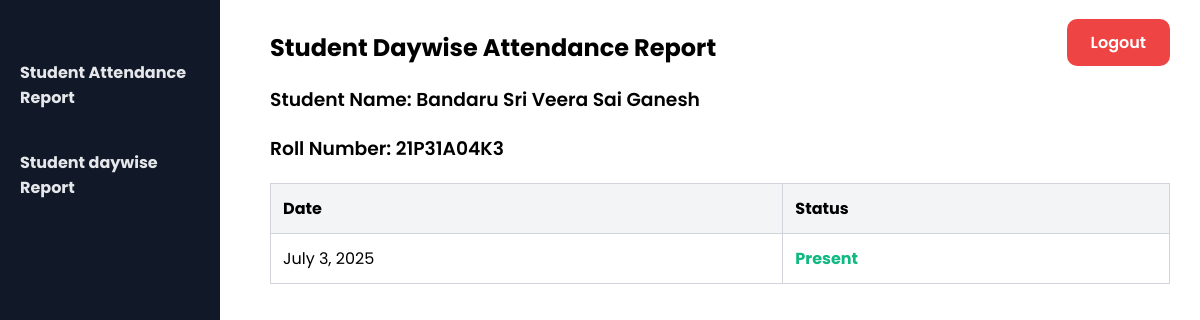
The page /student_daywise/ (signed in) on the database its author committed.
### attendance_app/models.py (models this page shows, shortened)
class Student(models.Model):
    name = models.CharField(max_length=100)
    roll_number = models.CharField(max_length=20, unique=True)
    section = models.CharField(max_length=10, choices=SECTION_CHOICES)

class Attendance(models.Model):
    student = models.ForeignKey(Student, on_delete=models.CASCADE)
    date = models.DateField(default=date.today)
    is_present = models.BooleanField(default=False)

### attendance_app/views.py (the view)
# urls.py: path('student_daywise/',views.student_daywise,name='student_daywise'),
def student_daywise(request):
    student_id = request.session.get('student_id')
    if not student_id:
        return redirect('login')
    student=None
    attendance_records=[]
    if student_id:
        try:
            student=Student.objects.get(id=student_id)
            attendance_records=Attendance.objects.filter(student=student).order_by('date')
        except Student.DoesNotExist:
            student=None
    return render(request,'attendance_app/student_daywise.html', {
        'student':student,
        'attendance_records':attendance_records,
    })

### attendance_app/templates/attendance_app/student_daywise.html (shortened to what this page needs)
{% load static %}
<!DOCTYPE html>
<html>
<head>
    <link rel="stylesheet" href="{% static 'css/style.css' %}">
</head>
<body>
    <div class="sidebar">
        <ul>
            <li><a href="{% url 'student_dashboard' %}">Student Attendance Report</a></li>
            <li><a href="{% url 'student_daywise' %}">Student daywise Report</a></li>
        </ul>
    </div>
    <div class="content">
        <div style='display:flex; align-items: center; justify-content: space-between;'>
            <div>
                <h2 style='color:black; display:flex; text-algin:left;'>Student Daywise Attendance Report</h2>
            </div>
            <div class="logout-btn" style='margin-top:-30px;'>
                <a href="{% url 'student_logout' %}">Logout</a>
            </div>
        </div>
        {% if student %}
            <h3 style='color:black; display:flex; text-algin:left;'>Student Name: {{ student.name }}</h3>
            <h3 style='color:black; display:flex; text-algin:left;'>Roll Number: {{ student.roll_number }}</h3>
            <table border="1">
                <tr>
                    <th>Date</th>
                    <th>Status</th>
                </tr>
                {% for records in attendance_records %}
                <tr>
                    <td>{{ records.date }}</td>
                    <td>{% if records.is_present == True %}
                        <span class="status-present">Present</span>
                    {% else %}
                        <span class="status-absent">Absent</span>
                    {% endif %}</td>
                </tr>
                {% endfor %}
            </table>
        {% elif roll_number %}
            <p>No Student found for Roll Number: {{ student.roll_number }}</p>
        {% endif %}
    </div>
</body>
</html>

### static/css/style.css (style rules this page uses)
* { padding: 0; margin: 0; font-family: "Poppins", sans-serif; box-sizing: border-box; }
h2 { color: white; }
h3 { color: white; font-weight: 600; text-align: center; }
.sidebar { width: 220px; height: 100vh; background-color: #111827; padding-top: 30px; position: fixed; top: 0; left: 0; color: white; }
.sidebar ul { list-style-type: none; padding: 0; }
.sidebar ul li { margin: 20px 0; padding: 10px 20px; }
.sidebar ul li a { text-decoration: none; color: #e5e7eb; display: block; font-weight: bold; transition: background 0.3s, color 0.3s; }
.content { margin-left: 240px; padding: 30px; flex: 1; background-color: #ffffff; min-height: 100vh; }
.content h2 { color: #1f2937; margin-bottom: 20px; }
.content h3 { color: #1f2937; margin-bottom: 20px; }
table { width: 100%; border-collapse: collapse; margin-top: 20px; }
table th, table td { padding: 12px; border: 1px solid #d1d5db; text-align: left; }
table th { background-color: #f3f4f6; }

### attendance_app/templates/attendance_app/student_daywise.html (style rules this page uses)
.logout-btn { text-align: left; margin-top: 30px; }
.logout-btn a { background-color: #ef4444; padding: 12px 24px; color: white; text-decoration: none; border-radius: 10px; font-weight: 600; transition: background 0.3s; }
.status-present { color: #10b981; font-weight: bold; }

### rows shown on the page
Student: name "Bandaru Sri Veera Sai Ganesh", roll_number "21P31A04K3"
Attendance: date "July 3, 2025", is_present "Present"
